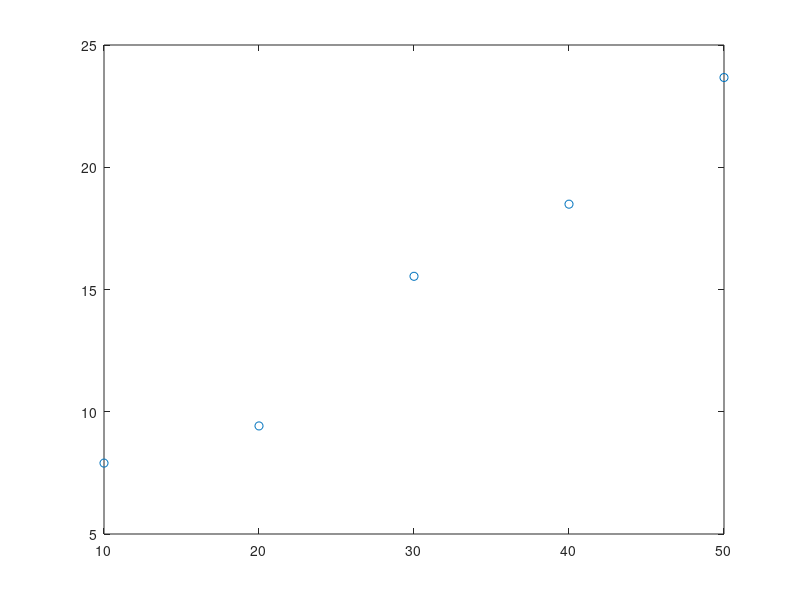

Source code (MATLAB): (Note: this script raises an error after producing the figure.)
%Nao podemos computar numeros negativos nem zeros na tabela
%O algoritmo depende de log(x)

x=[10; 
   20; 
   30; 
   40;
   50]

y=[7.90; 
   9.42; 
   15.54; 
   18.49;
   23.67]

plot (x,y,'o')

f1=@(x) x.^0 %. serve para fazer cada ponto do vetor elevado na 1
f2=@(x) log10(x)

z=(1.0).*log10(y)

F=@(x) [f1(x) f2(x)] %f no formato de linha

k=ufrgs_ajuste(x,z,F)

a=10^k(1)
b=k(2)

y=@(x) (1.0).*(a*x^b)

hold on
fplot (y,[10 50])
